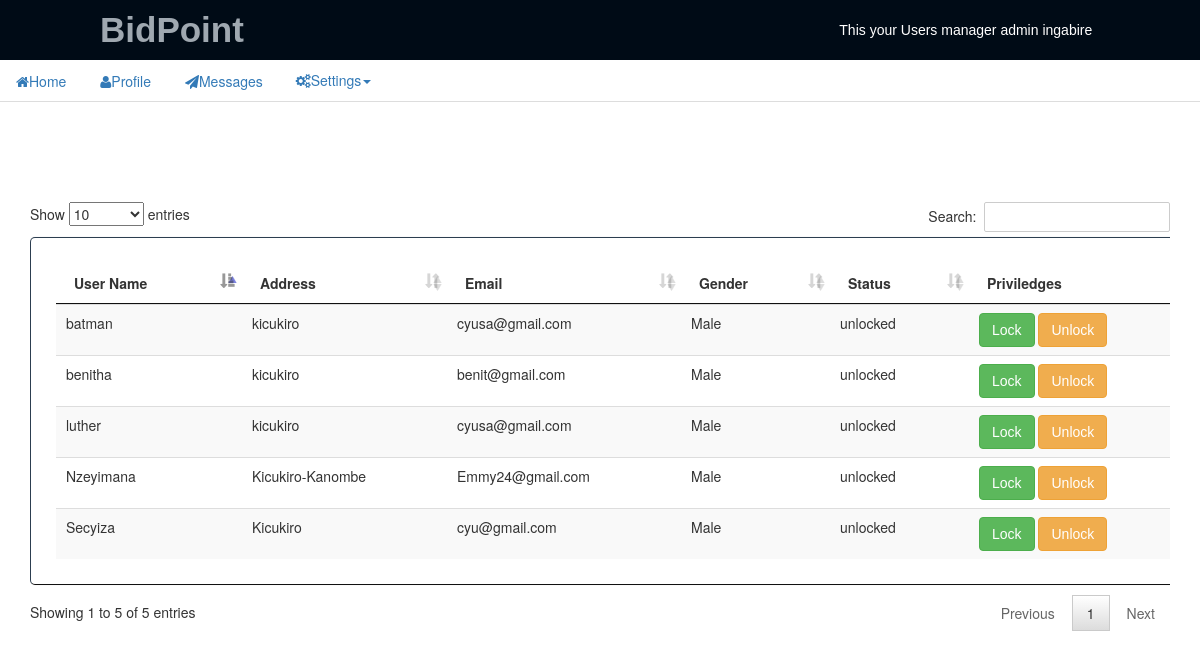
/priviledge.php (signed in), run on the app's committed database.
### tables this page shows
CREATE TABLE `users` (
  `u_id` int(11) NOT NULL,
  `fname` varchar(30) NOT NULL,
  `lname` varchar(30) NOT NULL,
  `address` varchar(40) NOT NULL,
  `tel` int(11) NOT NULL,
  `password` varchar(30) NOT NULL,
  `access_level` varchar(30) NOT NULL,
  `gender` varchar(20) NOT NULL,
  `email` varchar(255) NOT NULL,
  `status` varchar(8) NOT NULL,
  `idnum` int(11) NOT NULL
);

### priviledge.php (the view, shortened to what this page needs)
<?php
	$res=mysql_query("SELECT * FROM users WHERE u_id=".$_SESSION['useradmin']) or die(mysql_error());
	$userow=mysql_fetch_array($res);
 ?>
 <!DOCTYPE html>
 <html>
 <head>
<link rel="stylesheet" href="style.css" type="text/css" />
<link rel="stylesheet" type="text/css" href="font-awesome-4.4.0/css/font-awesome.css">
<link rel="stylesheet" href="bootstrap/css/bootstrap.min.css">
<link rel="stylesheet" type="text/css" href="datatables/dataTables.bootstrap.css">
<link rel="stylesheet" type="text/css" href="datatables/jquery.dataTables.min.css">
 </head>
 <body>
 <div id="header">
    <div id="left">
    <label>BidPoint</label>
    </div>
    <div id="right">
        <div id="content">
        This your Users manager <?php echo $userow['access_level'] . ' '. $userow['fname']; ?> &nbsp;
        </div>
    </div>
</div>
<div class="bs-example" data-example-id="simple-nav-tabs">
        <ul class="nav nav-tabs" role="navigation">
        <li role="presentation" ><a href="admin_home.php"><i class="fa fa-home"></i>Home</a></li>
        <li role="presentation"><a href="upload.php"><i class="fa fa-user"></i>Profile</a></li>
        <li role="presentation"><a href="message.php"><i class="fa fa-send"></i>Messages</a></li>
        <ul class="nav nav-pills">
  <li role="presentation" class="dropdown">
    <a class="dropdown-toggle" data-toggle="dropdown" href="#" role="button" aria-haspopup="true" aria-expanded="false">
       <i class="fa fa-cogs"></i>Settings<span class="caret"></span>
    </a>
  </li>
</ul>
        </ul>
        </div>
        <div class="container" style="margin-top:100px;">
        <div class="table-responsive">
        <table class="table table-striped" id="mytable">
        	<thead>
        		<th>User Name</th>
        		<th>Address</th>
        		<th>Email</th>
        		<th>Gender</th>
        		<th>Status</th>
        		<th>Priviledges</th>
        	</thead>
        	<tbody>
        	<?php
        		$q = mysql_query("SELECT * FROM users WHERE access_level=''");
        		while($load = mysql_fetch_object($q))
        		{
        	 ?>
        		<tr>
        			<td><?=$load->fname?></td>
        			<td><?=$load->address?></td>
        			<td><?=$load->email?></td>
        			<td><?=$load->gender?></td>
        			<td><?=$load->status?></td>
        			<td>
        				<a class="btn btn-success" href="priviledge.php?lock=<?=$load->u_id?>">Lock</a>  <a class="btn btn-warning" href="priviledge.php?unlock=<?=$load->u_id?>">Unlock</a>
        			</td>
        		</tr>
        		<?php
        		}
        		?>
        	</tbody>
        </table>
        	</div>
        </div>
 </body>
 </html>

### style.css (style rules this page uses)
body { background: #34495E; }
* { margin:0; padding:0; }
table { border:solid #2C3E50 1px; padding:25px; border-radius:5px; box-shadow: 0px 0px 1px rgba(0,0,0,0.2); }
table tr,td { padding:15px; //border:solid #e1e1e1 1px; }
table tr td a { text-decoration:none; color:#00a2d1; font-family:Verdana, Geneva, sans-serif; font-size:14px; }
#header { width:100%; height:60px; background:rgba(00,11,22,33); color:#9fa8b0; font-family:Verdana, Geneva, sans-serif; }
#header #left { float:left; position:relative; }
#header #left label { position:relative; top:5px; left:100px; font-size:35px; }
#header #right { float:right; position:relative; }
#header #right #content { position:relative; top:20px; right:100px; color:#fff; font-family:; }

### data on the page
users: access_level "admin", fname "ingabire"
users: fname "batman", address "kicukiro", email "cyusa@gmail.com", gender "Male", status "unlocked"
users: fname "luther", address "kicukiro", email "cyusa@gmail.com", gender "Male", status "unlocked"
users: fname "benitha", address "kicukiro", email "benit@gmail.com", gender "Male", status "unlocked"
users: fname "Secyiza", address "Kicukiro", email "cyu@gmail.com", gender "Male", status "unlocked"
users: fname "Nzeyimana", address "Kicukiro-Kanombe", email "Emmy24@gmail.com", gender "Male", status "unlocked"
